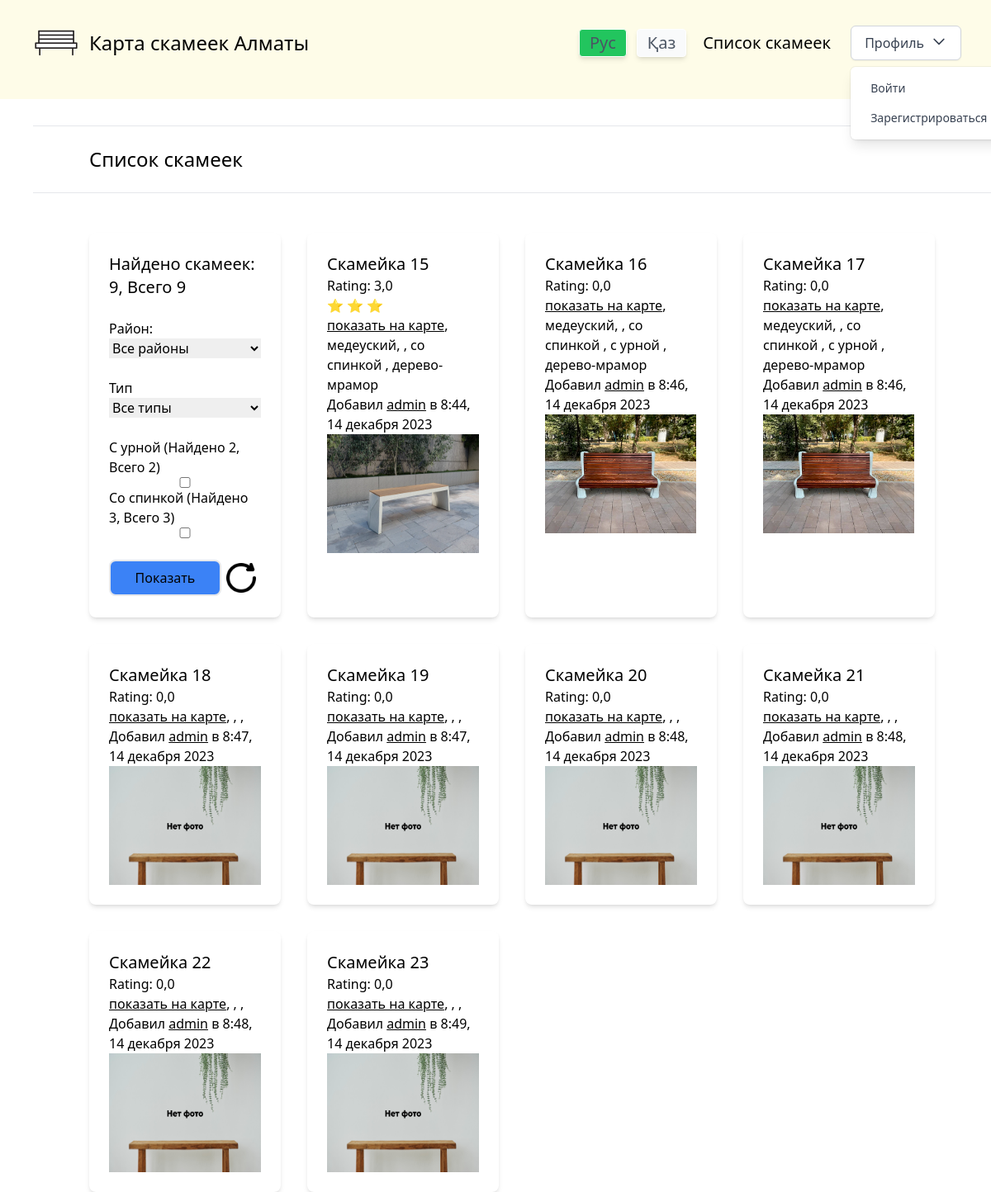
Before: /benches/ with the older database file.
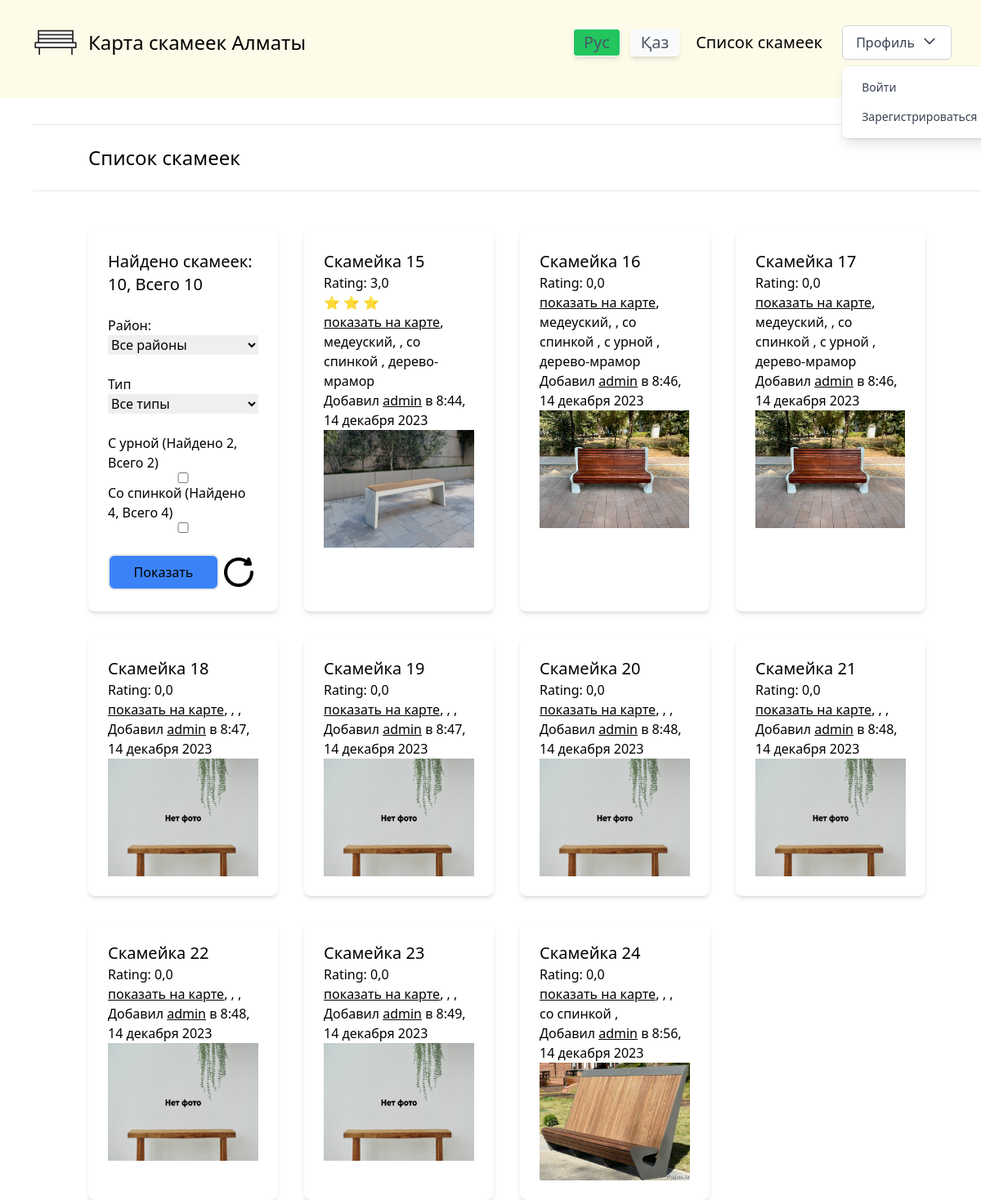
After: the same page with the newer database file.
### benches/models.py (models this page shows, shortened)
class Bench(models.Model):
    id = models.BigAutoField(primary_key=True)
    location_latitude = models.FloatField(verbose_name="Широта")
    location_longitude = models.FloatField(verbose_name="Долгота")
    avatar = models.ImageField(default='noBenchImage.png', upload_to='bench_avatars/', blank=True, null=True)
    rating = models.FloatField(default=0.0, validators=[MinValueValidator(0.0), MaxValueValidator(5.0)],)
    has_backrest = models.BooleanField(default=None, blank=True, null=True)
    has_bin = models.BooleanField(default=None, blank=True, null=True)
    created_date = models.DateTimeField(auto_now_add=True, verbose_name='Дата публикации')
    deskription = models.TextField(blank=True)
    author = models.ForeignKey(CustomUser, on_delete=models.CASCADE, verbose_name="Автор", default=CustomUser, editable=False)
    type = models.ForeignKey(BenchType, on_delete=models.CASCADE, blank=True, null=True)
    district = models.ForeignKey(BenchDistrict, on_delete=models.CASCADE, blank=True, null=True)
    environment = models.ForeignKey(BenchEnvironment, on_delete=models.CASCADE, blank=True, null=True)
    class Meta:
        verbose_name = "Скаймейка"
        verbose_name_plural = "Скаймейки"
    def get_avatar_url(self):
        if self.avatar:
            return self.avatar.url
        return '/media/default.png'
    def get_rating(self):
        rating = int(self.rating)
        return int(rating)

class BenchDistrict(models.Model):
    name = models.CharField(max_length=200, db_index=True, verbose_name='Район скамейки')
    slug = models.SlugField(max_length=200, db_index=True, unique=True, verbose_name='Ссылка')
    avatar = models.ImageField(default='default.png', upload_to='bench_district/', blank=True, null=True)
    class Meta:
        ordering = ('name',)
        verbose_name = 'Район скамейки'
        verbose_name_plural = 'Район скамеек'

class BenchType(models.Model):
    name = models.CharField(max_length=200, db_index=True, verbose_name='Тип скамейки')
    slug = models.SlugField(max_length=200, db_index=True, unique=True, verbose_name='Ссылка')
    avatar = models.ImageField(default='default.png', upload_to='bench_type/', blank=True, null=True)
    class Meta:
        ordering = ('name',)
        verbose_name = 'Тип скамейки'
        verbose_name_plural = 'Тип скамеек'

### userSystem/models.py (models this page shows)
class CustomUser(AbstractUser):
    email = models.EmailField(unique=True)
    USERNAME_FIELD = 'username'  # или любое другое поле, которое вы хотите использовать для входа
    pass

### benches/views.py (the view)
# urls.py: path('', views.bench_list, name='bench_list'),
def bench_list(request):
    benches = Bench.objects.all()
    districts = BenchDistrict.objects.annotate(districtBenchesCount=Count('bench')).all()
    bench_types = BenchType.objects.annotate(bench_typesCount=Count('bench')).all()
    district_slug = request.GET.get('district')
    if district_slug:
        benches = benches.filter(district__slug=district_slug)
    type_slug = request.GET.get('type')
    if type_slug:
        benches = benches.filter(type__slug=type_slug)
    has_bin = request.GET.get('has_bin')
    if has_bin:
        benches = benches.filter(has_bin=True)
    elif has_bin == '0':
        benches = benches.filter(has_bin=False)
    has_backrest = request.GET.get('has_backrest')
    if has_backrest:
        benches = benches.filter(has_backrest=True)
    elif has_backrest == '0':
        benches = benches.filter(has_backrest=False)
    benches = benches.annotate(districtBenchesCount=Count('id'))
    return render(request,
        'benches/bench_list.html',
        {'benches': benches, 'districts': districts, 'bench_types': bench_types,
        'benchesAll':  bench_count().count,
        'hasBackrestNow': benches.filter(has_backrest=True).count,
        'hasBinNow': benches.filter(has_bin=True).count,
        'hasBackrestAll': bench_count().filter(has_backrest=True).count,
        'hasBinAll': bench_count().filter(has_bin=True).count,
        })

### benches/views.py (called while the page is built)
def bench_count():
    benches = Bench.objects.all()
    return benches

### benches/templates/benches/bench_list.html (shortened to what this page needs)
{% extends "mySite/base.html" %}
{% load static tailwind_tags i18n %}
{% block content %}
  <div class="py-4">
    <hr>
    <br>
    <div class="container mx-auto flex justify-between items-center">
      <h2 class="text-2xl">Список скамеек</h2>
    </div>
    <br>
    <hr>
  </div>
  <div class="container mx-auto mt-8">
    <div class="grid grid-cols-1 sm:grid-cols-2 md:grid-cols-3 lg:grid-cols-4 gap-8">
      <div class="bg-white p-6 rounded-lg shadow-md flex flex-col">
        <h3 class="text-xl">Найдено скамеек: {{ benches.count }}, Всего {{ benchesAll }}</h3>
        <br>
        <form method="get" action="{% url 'benches:bench_list' %}" class="flex-grow flex flex-col">
            <label for="district">Район:</label>
            <select name="district" id="district">
              <option value="" selected>Все районы</option>
          </select>
          <br>
          <label for="type">Тип</label>
          <select name="type" id="type">
              <option value="" selected>Все типы</option>
          </select>
            <br>
            <label for="has_bin">С урной (Найдено {{ hasBinNow }}, Всего {{ hasBinAll }})</label>
            <input type="checkbox" name="has_bin" id="has_bin" {% if request.GET.has_bin %}checked{% endif %} value="checked">
            <label for="has_backrest">Со спинкой (Найдено {{ hasBackrestNow }}, Всего {{ hasBackrestAll }})</label>
            <input type="checkbox" name="has_backrest" id="has_backrest" {% if request.GET.has_backrest %}checked{% endif %}>
            <br>
            <div class="flex flex-row items-center">
              <button class="border-2 rounded-lg p-2 bg-blue-500 hover:bg-blue-300 transition duration-300 ease-in-out flex-grow">
                Показать
              </button>
              <a class="" href="{% url 'benches:bench_list' %}">
                <img class="h-12" src="{% static 'img/reset.png' %}" alt="">
              </a>
            </div>
        </form>
    </div>
      {% for bench in benches %}
      <div class="bg-white p-6 rounded-lg shadow-md">
        <a href="{% url 'benches:bench_detail' bench.id %}" class="text-xl">Скамейка {{ bench.id }}</a>
        <p>Rating: {{ bench.rating }}</p>
        <p>
          {% for i in "0123456789"|slice:bench.get_rating %}
            ⭐
          {% endfor %}
        </p>
        <p class="lowercase">
          <a class="underline" href="/" id="showOnMap">{% trans 'Показать на карте' %}</a>,
          {{ bench.district.name }},
          {% if bench.has_backrest %}
            , {% trans 'со спинкой' %}
          {% elif bench.has_backrest %}
            , {% trans 'без спинки' %}
          {% endif %}
          {% if bench.has_bin %}
            , {% trans 'с урной' %}
          {% elif bench.has_bin %}
            , {% trans 'без урны' %}
          {% endif %}
          , {{ bench.type.name }}
        </p>
        <p>Добавил <a class="underline" target="_blank" href="{% url 'other_user_profile' bench.author.username %}">{{ bench.author.username }}</a> {% trans 'в' %} {{ bench.created_date|date:"G:i, j E Y"  }}</p>
        <img class="h-36" src="{{ bench.get_avatar_url }}" alt="">
      </div>
    {% endfor %}
    </div>
  </div>
{% endblock %}

### mySite/templates/mySite/base.html (shortened to what this page needs)
{% load static tailwind_tags i18n %}
{% get_current_language as language_code %}
<!DOCTYPE html>
<html lang="{{ language_code }}">
<head>
    {% tailwind_css %}
</head>
<body class="font-sans">
    <div class="header">
        {% include 'mySite/header.html' %}
    </div>
    <div class="main pt-10 xl:ml-15 md:ml-10 ml-5">
        {% block content %}{% endblock %}
    </div>
            {% get_available_languages as LANGUAGES %}
            {% get_language_info_list for LANGUAGES as languages %}
</body>
</html>

### mySite/templates/mySite/header.html (shortened to what this page needs)
{% load static %}
{% load static tailwind_tags %}
{% load i18n %}
<header class="leading-normal tracking-normal z-999 bg">
    <nav class="bg-yellow-50 flex items-center justify-between flex-wrap bg-grey-darkest p-9 fixed w-full z-10 pin-t -mt-28">
        <div class="flex items-center flex-no-shrink text-white mr-6">
            <a class="text-black no-underline hover:text-green-500 hover:no-underline flex items-center flex-no-shrink" href="{% url 'mySite:index' %}">
            <img class="h-16" src="{% static 'img/benchIcon.png' %}" alt="Bench Icon"/>
              <span class="text-2xl pl-2">{% trans 'Карта скамеек Алматы' %}</span>
            </a>
          </div>
        <div class="w-full flex-grow lg:flex lg:items-center lg:w-auto hidden lg:block pt-6 lg:pt-0 " id="nav-content">
            <ul class="list-reset lg:flex justify-end flex-1 items-center text-xl">
                <a href="{% url 'set_language' %}"
                    class="mr-3 focus:outline-none text-gray-600 border border-white bg-gray-50 cursor-pointer px-3 py-2.5 font-normal leading-3 shadow-md rounded active:bg-green-500 {% if LANGUAGE_CODE == 'ru' %}bg-green-500{% endif %}"
                    onclick="event.preventDefault(); document.getElementById('language-form').language.value = 'ru'; document.getElementById('language-form').submit();">
                    Рус
                </a>
                <a href="{% url 'set_language' %}"
                    class="mr-5 focus:outline-none text-gray-600 border border-white bg-gray-50 cursor-pointer px-3 py-2.5 font-normal leading-3 shadow-md rounded active:bg-green-500 {% if LANGUAGE_CODE == 'kk' %}bg-green-500{% endif %}"
                    onclick="event.preventDefault(); document.getElementById('language-form').language.value = 'kk'; document.getElementById('language-form').submit();">
                    Қаз
                </a>
                <li class="mr-3">
                    <a class="hover:text-green-500" href="{% url 'benches:bench_list' %}">{% trans 'Список скамеек' %}</a>
                </li>
            </ul>
        </div>
                <div class="">
                    <div x-data="{ open: false }" class="relative inline-block text-left">
                      <button @click="open = !open" class="inline-flex justify-center w-full px-4 py-2 font-medium text-gray-700 bg-white border border-gray-300 rounded-md shadow-sm focus:outline-none focus:ring-2 focus:ring-offset-gray-100 focus:ring-blue-500">
                        {% trans 'Профиль' %}
                        <svg class="h-5 w-5 ml-2" fill="none" stroke="currentColor" viewBox="0 0 24 24" xmlns="http://www.w3.org/2000/svg">
                          <path stroke-linecap="round" stroke-linejoin="round" stroke-width="2" d="M19 9l-7 7-7-7"></path>
                        </svg>
                      </button>
                      <div x-show="open" @click.away="open = false" class="origin-top-left absolute left-0 mt-2 w-56 rounded-md shadow-lg bg-white ring-1 ring-black ring-opacity-5 px-2 py-2">
                        {% if user.is_authenticated %}
                            <a href="{% url 'view_profile' %}" class="block px-4 py-2 text-sm text-gray-700 hover:bg-gray-100 rounded-md">{% trans 'Профиль' %}</a>
                            <a href="{% url 'edit_profile' %}" class="block px-4 py-2 text-sm text-gray-700 hover:bg-gray-100 rounded-md">{% trans 'Настройки' %}</a>
                            <a href="#" class="block px-4 py-2 text-sm text-gray-700 hover:bg-gray-100 rounded-md">{% trans 'Помощь' %}</a>
                            <a href="{% url 'logout' %}" class="block px-4 py-2 text-sm text-red-500 hover:bg-red-100 rounded-md">{% trans 'Выйти' %}</a>
                        {% else %}
                            <a href="{% url 'login' %}" class="block px-4 py-2 text-sm text-gray-700 hover:bg-gray-100 rounded-md">{% trans 'Войти' %}</a>
                            <a href="{% url 'register' %}" class="block px-4 py-2 text-sm text-gray-700 hover:bg-gray-100 rounded-md">{% trans 'Зарегистрироваться' %}</a>
                        {% endif %}
                      </div>
                    </div>
                </div>
    </nav>
</header>

Changed rows visible on the page:
added Bench: id "24", rating "0,0", author.username "admin", created_date "8:56, 14 декабря 2023", get_avatar_url (picture)
Other visible differences:
{{ benches.count }}: "9" → "10"
{{ benchesAll }}: "9" → "10"
{{ hasBackrestNow }}: "3" → "4"
{{ hasBackrestAll }}: "3" → "4"
